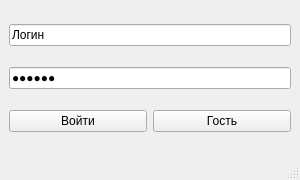
<?xml version="1.0" encoding="UTF-8"?>
<ui version="4.0">
 <class>MainWindow</class>
 <widget class="QMainWindow" name="MainWindow">
  <property name="geometry">
   <rect>
    <x>0</x>
    <y>0</y>
    <width>300</width>
    <height>180</height>
   </rect>
  </property>
  <property name="minimumSize">
   <size>
    <width>300</width>
    <height>180</height>
   </size>
  </property>
  <property name="windowTitle">
   <string>Главное окно</string>
  </property>
  <widget class="QWidget" name="centralwidget">
   <layout class="QGridLayout" name="gridLayout_2">
    <item row="2" column="0">
     <widget class="QPushButton" name="pushButton">
      <property name="maximumSize">
       <size>
        <width>400</width>
        <height>30</height>
       </size>
      </property>
      <property name="text">
       <string>Войти</string>
      </property>
     </widget>
    </item>
    <item row="2" column="1">
     <widget class="QPushButton" name="pushButton_2">
      <property name="text">
       <string>Гость</string>
      </property>
     </widget>
    </item>
    <item row="0" column="0" colspan="2">
     <widget class="QLineEdit" name="lineEdit_2">
      <property name="text">
       <string>Логин</string>
      </property>
     </widget>
    </item>
    <item row="1" column="0" colspan="2">
     <widget class="QLineEdit" name="lineEdit_3">
      <property name="text">
       <string>Пароль</string>
      </property>
      <property name="echoMode">
       <enum>QLineEdit::EchoMode::Password</enum>
      </property>
      <property name="clearButtonEnabled">
       <bool>false</bool>
      </property>
     </widget>
    </item>
   </layout>
  </widget>
  <widget class="QMenuBar" name="menubar">
   <property name="geometry">
    <rect>
     <x>0</x>
     <y>0</y>
     <width>300</width>
     <height>22</height>
    </rect>
   </property>
  </widget>
  <widget class="QStatusBar" name="statusbar"/>
 </widget>
 <resources/>
 <connections/>
</ui>
